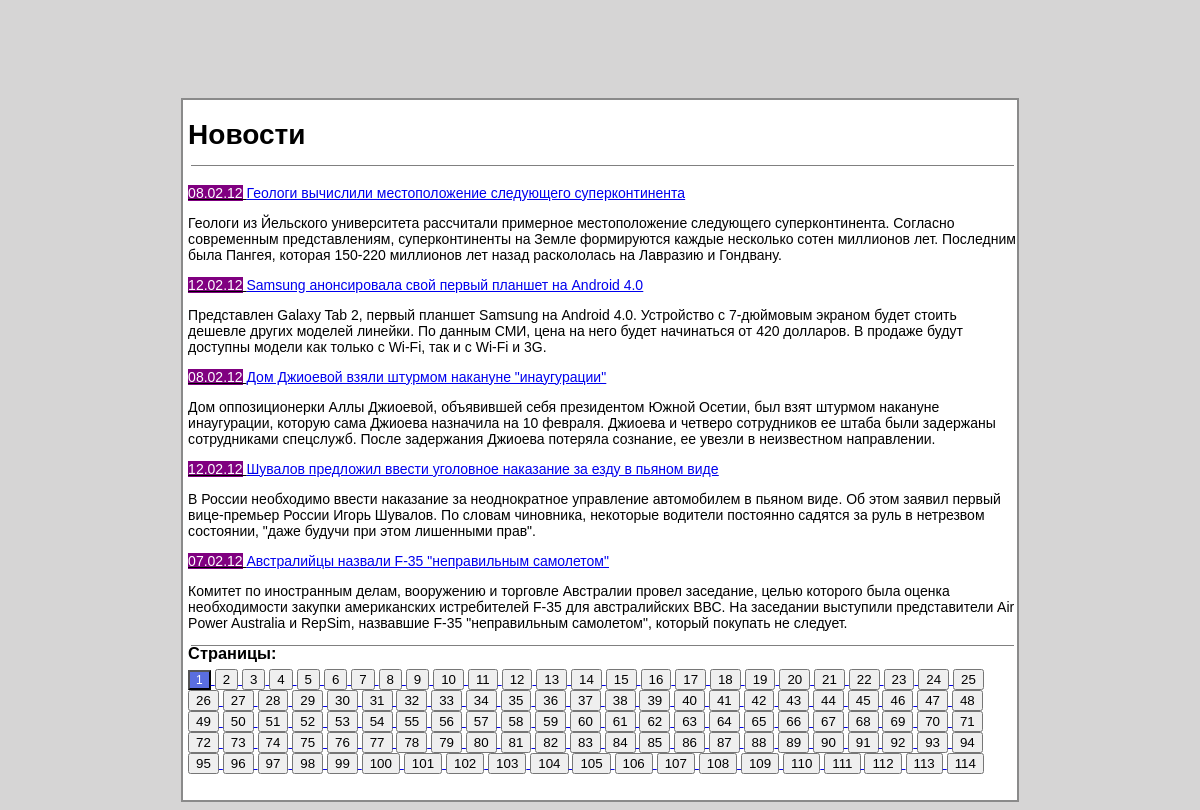
The page / on the database its author committed.
### tables this page shows
CREATE TABLE `news` (
  `id` int(11) unsigned NOT NULL AUTO_INCREMENT,
  `idate` int(11) unsigned NOT NULL DEFAULT '0',
  `title` varchar(250) NOT NULL DEFAULT '',
  `announce` text,
  `content` text,
  PRIMARY KEY (`id`),
  KEY `id` (`id`),
  KEY `idx_news_idate` (`idate`)
);

### main.php (the view, shortened to what this page needs)
<?php
include_once "mysqlConnect.php";
$sql = "SELECT * FROM news";
if($result = $news->query($sql)){
    if (isset($_GET['page'])){
        $page = $_GET['page'];
    }else {
        $page = 1;
    }
    $kol = 5;
    $art = ($page * $kol) - $kol;
    $res = mysqli_query($news,"SELECT COUNT(*) FROM news");
    $row = mysqli_fetch_row($res);
    $total = $row[0];
    $str_pag = ceil($total / $kol);
    $result = mysqli_query($news,"SELECT * FROM news LIMIT $art,$kol");
    $myrow = mysqli_fetch_array($result);
    do{
        echo "<u><a class =date>". date('d.m.y', $myrow['idate']) ."</a>". " " ."<a href=page.php?page=".$myrow['id'] .">". $myrow['title']. "</a></u>";
        echo "<p>".$myrow['announce']."</p>";
    } while ($myrow = mysqli_fetch_array($result));}
    echo "<hr size=1px width=99% color=grey>";
    echo "<h3 class =no_margin>"."Страницы: "."</h3>" . "</br>";
    for ($i = 1; $i <= $str_pag; $i++){
       if ($i == $page){
           echo "<a href=index.php?page=".$i. "method=post><input type=submit class =color_btn value=".$i."></form> ";
       } else echo "<a href=index.php?page=".$i. "method=post><input type=submit value=".$i."></form> ";
}
?>

### index.php (shortened to what this page needs)
<!DOCTYPE html>
<html>
<head>
<link rel="stylesheet" type="text/css" href="css/style.css">
</head>
<body>
<?php include ("blocks/header.php");?>
<div id="container">
    <h1>Новости<hr size=1px width=99% color=grey></h1>
	<?php include ("main.php");?>
</div>
</body>
</html>

### blocks/header.php
<div id="header">
</div>

### css/style.css (style rules this page uses)
body { background: rgb(214, 213, 213); color: #000; font-family: Arial, sans-serif; font-size: 14px; }
#header { background: rgb(214, 213, 213); width: 100%; height: 90px; }
#container { background: #ffffff; border: 2px solid rgb(138, 138, 138); margin: auto auto; padding-left: 5px; text-align: left; width: 70%; height: 700px; }
.color_btn { background: rgb(90, 110, 223); color: white; font-size: 9pt; }
.no_margin { margin:0; padding:0; line-height:0; }
.date { background: purple; color: white; }

### rows shown on the page
news: idate "08.02.12", title "Геологи вычислили местоположение следующего суперконтинента", announce "Геологи из Йельского университета рассчитали примерное местоположение следующего суперконтинента. Согласно современным представлениям, суперконтиненты на Земле формируются каждые несколько сотен миллионов лет. Последним была Пангея, которая 150-220 миллионов лет назад раскололась на Лавразию и Гондвану."
news: idate "12.02.12", title "Samsung анонсировала свой первый планшет на Android 4.0", announce "Представлен Galaxy Tab 2, первый планшет Samsung на Android 4.0. Устройство с 7-дюймовым экраном будет стоить дешевле других моделей линейки. По данным СМИ, цена на него будет начинаться от 420 долларов. В продаже будут доступны модели как только с Wi-Fi, так и с Wi-Fi и 3G."
news: idate "08.02.12", title "Дом Джиоевой взяли штурмом накануне \"инаугурации\"", announce "Дом оппозиционерки Аллы Джиоевой, объявившей себя президентом Южной Осетии, был взят штурмом накануне инаугурации, которую сама Джиоева назначила на 10 февраля. Джиоева и четверо сотрудников ее штаба были задержаны сотрудниками спецслужб. После задержания Джиоева потеряла сознание, ее увезли в неизвестном направлении."
news: idate "12.02.12", title "Шувалов предложил ввести уголовное наказание за езду в пьяном виде", announce "В России необходимо ввести наказание за неоднократное управление автомобилем в пьяном виде. Об этом заявил первый вице-премьер России Игорь Шувалов. По словам чиновника, некоторые водители постоянно садятся за руль в нетрезвом состоянии, \"даже будучи при этом лишенными прав\"."
news: idate "07.02.12", title "Австралийцы назвали F-35 \"неправильным самолетом\"", announce "Комитет по иностранным делам, вооружению и торговле Австралии провел заседание, целью которого была оценка необходимости закупки американских истребителей F-35 для австралийских ВВС. На заседании выступили представители Air Power Australia и RepSim, назвавшие F-35 \"неправильным самолетом\", который покупать не следует."
